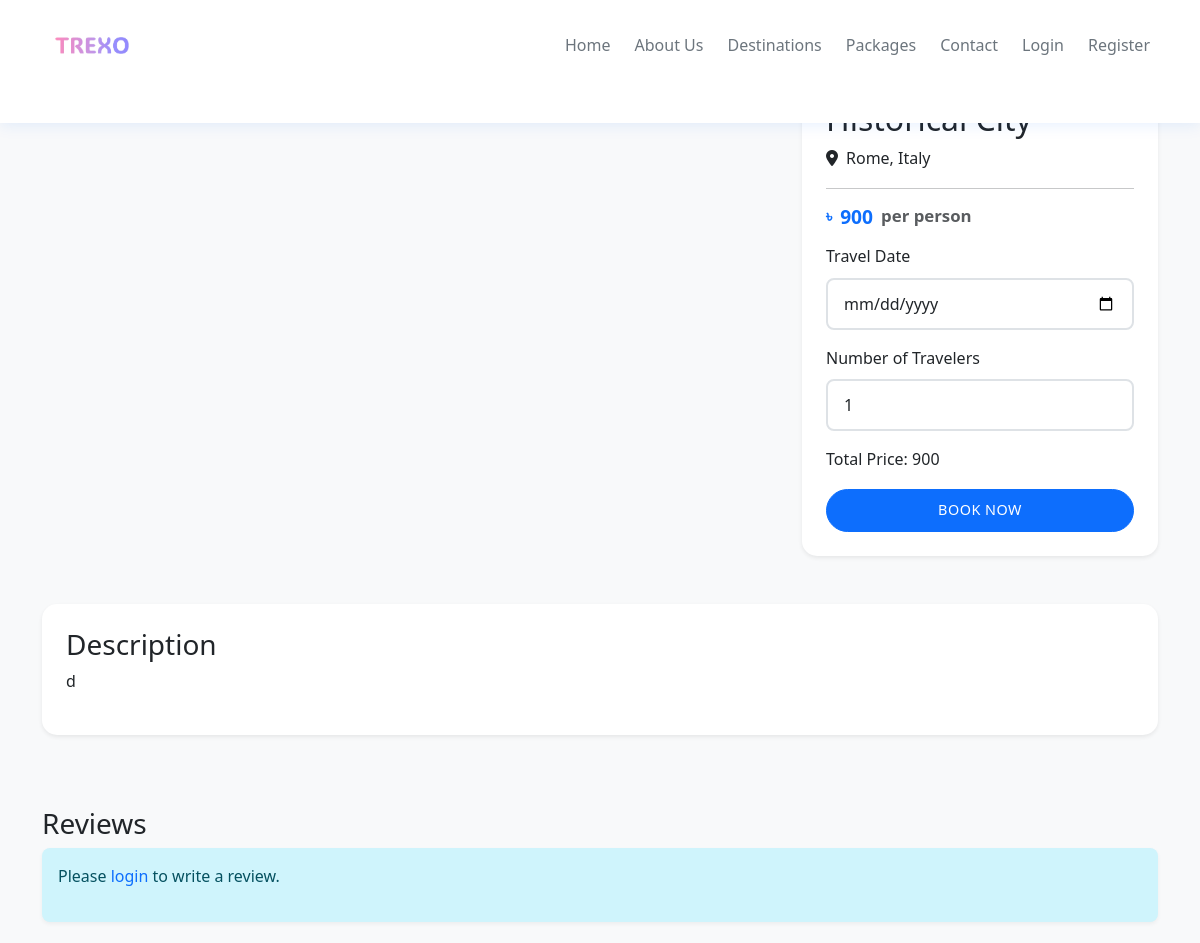
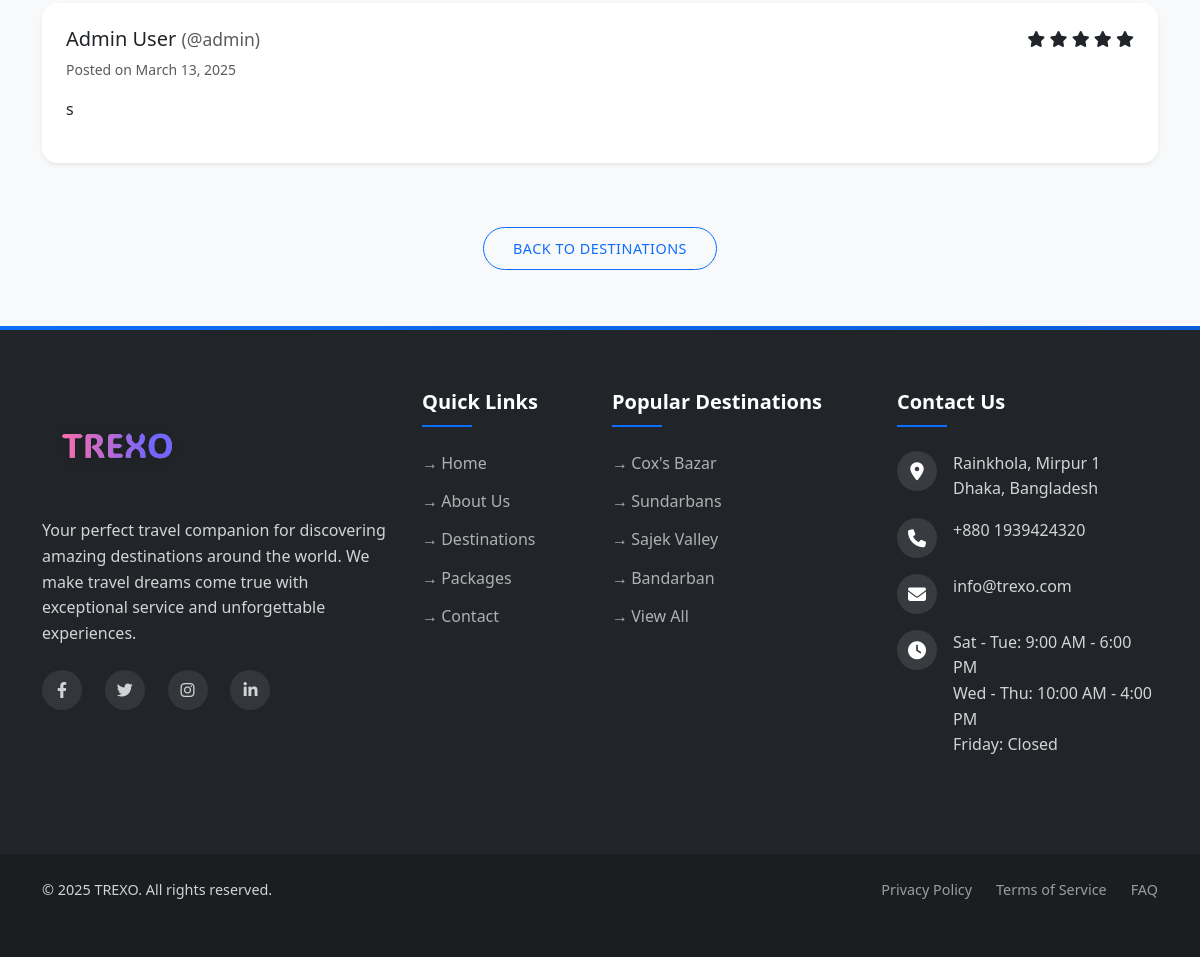
The page /destination_details.php?id=16 on the database its author committed (2 pictures, top to bottom).
### tables this page shows
CREATE TABLE `destinations` (
  `id` int(11) NOT NULL,
  `name` varchar(100) NOT NULL,
  `description` text NOT NULL,
  `location` varchar(100) NOT NULL,
  `image` varchar(255) DEFAULT NULL,
  `price` decimal(10,2) NOT NULL,
  `featured` tinyint(1) DEFAULT 0,
  `created_at` timestamp NOT NULL DEFAULT current_timestamp()
);

CREATE TABLE `reviews` (
  `id` int(11) NOT NULL,
  `user_id` int(11) NOT NULL,
  `package_id` int(11) DEFAULT NULL,
  `destination_id` int(11) DEFAULT NULL,
  `rating` int(11) NOT NULL CHECK (`rating` between 1 and 5),
  `comment` text DEFAULT NULL,
  `created_at` timestamp NOT NULL DEFAULT current_timestamp()
);

CREATE TABLE `users` (
  `id` int(11) NOT NULL,
  `username` varchar(50) NOT NULL,
  `password` varchar(255) NOT NULL,
  `email` varchar(100) NOT NULL,
  `full_name` varchar(100) NOT NULL,
  `phone` varchar(20) DEFAULT NULL,
  `address` text DEFAULT NULL,
  `user_type` enum('admin','customer') DEFAULT 'customer',
  `created_at` timestamp NOT NULL DEFAULT current_timestamp()
);

### includes/config.php (called while the page is built, shortened)
<?php
if (!function_exists('is_logged_in')) {
    function is_logged_in() {
        return isset($_SESSION['user_id']);
    }
}
?>

### destination_details.php (the view, shortened to what this page needs)
<?php
require_once 'includes/header.php';
require_once 'includes/navbar.php';
$destination_id = (int)$_GET['id'];
$destination_query = "SELECT * FROM destinations WHERE id = ?";
$stmt = mysqli_prepare($conn, $destination_query);
mysqli_stmt_bind_param($stmt, "i", $destination_id);
mysqli_stmt_execute($stmt);
$destination_result = mysqli_stmt_get_result($stmt);
$destination = mysqli_fetch_assoc($destination_result);
$reviews_query = "SELECT r.*, u.username, u.full_name FROM reviews r
                 JOIN users u ON r.user_id = u.id
                 WHERE r.destination_id = ?
                 ORDER BY r.created_at DESC";
$stmt = mysqli_prepare($conn, $reviews_query);
mysqli_stmt_bind_param($stmt, "i", $destination_id);
mysqli_stmt_execute($stmt);
$reviews_result = mysqli_stmt_get_result($stmt);
?>
<div class="container">
    <div class="row mb-4">
        <div class="col-md-8">
        </div>
        <div class="col-md-4">
            <div class="card">
                <div class="card-body">
                    <h2><?php echo $destination['name']; ?></h2>
                    <p><i class="fas fa-map-marker-alt me-2"></i><?php echo $destination['location']; ?></p>
                    <hr>
                    <h4 class="price-tag mb-3"><?php echo number_format($destination['price']); ?> <small class="text-muted">per person</small></h4>
                    <form method="POST" action="">
                        <div class="mb-3">
                            <label for="travel_date" class="form-label">Travel Date</label>
                            <input type="date" class="form-control" id="travel_date" name="travel_date" min="<?php echo date('Y-m-d', strtotime('+1 day')); ?>" required>
                        </div>
                        <div class="mb-3">
                            <label for="num_travelers" class="form-label">Number of Travelers</label>
                            <input type="number" class="form-control" id="num_travelers" name="num_travelers" min="1" value="1" required>
                        </div>
                        <div class="mb-3">
                            <p>Total Price: <span id="total-price"><?php echo number_format($destination['price']); ?></span></p>
                        </div>
                        <div class="d-grid">
                            <button type="submit" name="book_now" class="btn btn-primary">Book Now</button>
                        </div>
                    </form>
                </div>
            </div>
        </div>
    </div>
    <div class="row mb-5">
        <div class="col-12">
            <div class="card">
                <div class="card-body">
                    <h3>Description</h3>
                    <p><?php echo $destination['description']; ?></p>
                </div>
            </div>
        </div>
    </div>
    <div class="row mb-5">
        <div class="col-12">
            <h3>Reviews</h3>
            <?php if (is_logged_in()): ?>
                <div class="card mb-4">
                    <div class="card-body">
                        <h4>Write a Review</h4>
                        <?php if (isset($review_error)): ?>
                            <?php echo display_error($review_error); ?>
                        <?php endif; ?>
                        <form method="POST" action="">
                            <div class="mb-3">
                                <label for="rating" class="form-label">Rating</label>
                                <select class="form-select" id="rating" name="rating" required>
                                    <option value="">Select Rating</option>
                                    <option value="5">5 - Excellent</option>
                                    <option value="4">4 - Very Good</option>
                                    <option value="3">3 - Good</option>
                                    <option value="2">2 - Fair</option>
                                    <option value="1">1 - Poor</option>
                                </select>
                            </div>
                            <div class="mb-3">
                                <label for="comment" class="form-label">Comment</label>
                                <textarea class="form-control" id="comment" name="comment" rows="3" required></textarea>
                            </div>
                            <button type="submit" name="submit_review" class="btn btn-primary">Submit Review</button>
                        </form>
                    </div>
                </div>
            <?php else: ?>
                <div class="alert alert-info mb-4">
                    <p>Please <a href="login.php">login</a> to write a review.</p>
                </div>
            <?php endif; ?>
            <?php if (mysqli_num_rows($reviews_result) > 0): ?>
                <?php while ($review = mysqli_fetch_assoc($reviews_result)): ?>
                    <div class="card mb-3">
                        <div class="card-body">
                            <div class="d-flex justify-content-between">
                                <h5><?php echo $review['full_name']; ?> <small class="text-muted">(@<?php echo $review['username']; ?>)</small></h5>
                                <div class="rating">
                                    <?php for ($i = 1; $i <= 5; $i++): ?>
                                        <?php if ($i <= $review['rating']): ?>
                                            <i class="fas fa-star"></i>
                                        <?php else: ?>
                                            <i class="far fa-star"></i>
                                        <?php endif; ?>
                                    <?php endfor; ?>
                                </div>
                            </div>
                            <p class="text-muted small">Posted on <?php echo date('F j, Y', strtotime($review['created_at'])); ?></p>
                            <p><?php echo $review['comment']; ?></p>
                        </div>
                    </div>
                <?php endwhile; ?>
            <?php else: ?>
                <div class="alert alert-info">
                    <p>No reviews yet. Be the first to review this destination!</p>
                </div>
            <?php endif; ?>
        </div>
    </div>
    <div class="text-center mb-4">
        <a href="destinations.php" class="btn btn-outline-primary">Back to Destinations</a>
    </div>
</div>
<?php
require_once 'includes/footer.php';
?>

### css/style.css (style rules this page uses)
:root { --primary: #0d6efd; --secondary: #6c757d; --light: #f8f9fa; --dark: #212529; --danger: #dc3545; --success: #198754; --warning: #ffc107; --info: #0dcaf0; --primary-dark: #0b5ed7; --light-gray: #e9ecef; --border-color: #dee2e6; }
body { font-family: 'Segoe UI', Tahoma, Geneva, Verdana, sans-serif; line-height: 1.6; color: var(--dark); background-color: var(--light); min-height: 100%; display: grid; grid-template-rows: auto 1fr auto; }
.card { border: none; border-radius: 15px; box-shadow: 0 4px 6px rgba(0, 0, 0, 0.1); transition: all 0.3s ease; margin-bottom: 20px; overflow: hidden; background-color: white; }
.card-body { padding: 1.5rem; }
.price-tag { font-size: 1.2rem; font-weight: 600; color: var(--primary); display: flex; align-items: center; gap: 0.5rem; }
.price-tag::before { content: '৳'; font-size: 1rem; }
.btn { padding: 0.6rem 1.8rem; border-radius: 25px; font-weight: 500; transition: all 0.3s ease; text-transform: uppercase; letter-spacing: 0.5px; font-size: 0.9rem; }
.btn-primary { background-color: var(--primary); border-color: var(--primary); }
.btn-outline-primary { color: var(--primary); border-color: var(--primary); }
.form-control { border-radius: 8px; padding: 0.75rem 1rem; border: 2px solid var(--border-color); transition: all 0.3s ease; }
.form-label { font-weight: 500; margin-bottom: 0.5rem; color: var(--dark); }
.alert { border-radius: 8px; padding: 1rem; margin-bottom: 1rem; border: none; box-shadow: 0 2px 4px rgba(0, 0, 0, 0.05); }
a { text-decoration: none; color: var(--primary); transition: all 0.3s ease; }
.card { margin-bottom: 1.5rem; box-shadow: 0 0.125rem 0.25rem rgba(0, 0, 0, 0.075); }
.alert-info, .payment-methods { display: block !important; visibility: visible !important; opacity: 1 !important; }
html { height: 100%; }
.container { padding-bottom: 2rem; }

### includes/header.php (style rules this page uses)
:root { --primary: #0d6efd; --secondary: #6c757d; --light: #f8f9fa; --dark: #212529; --danger: #dc3545; }
body { padding-top: 76px; }

### rows shown on the page
destinations: location "Rome, Italy", price "900", description "d"
reviews: user.full_name "Admin User", user.username "admin", rating 5 (drawn), created_at "March 13, 2025", comment "s"
